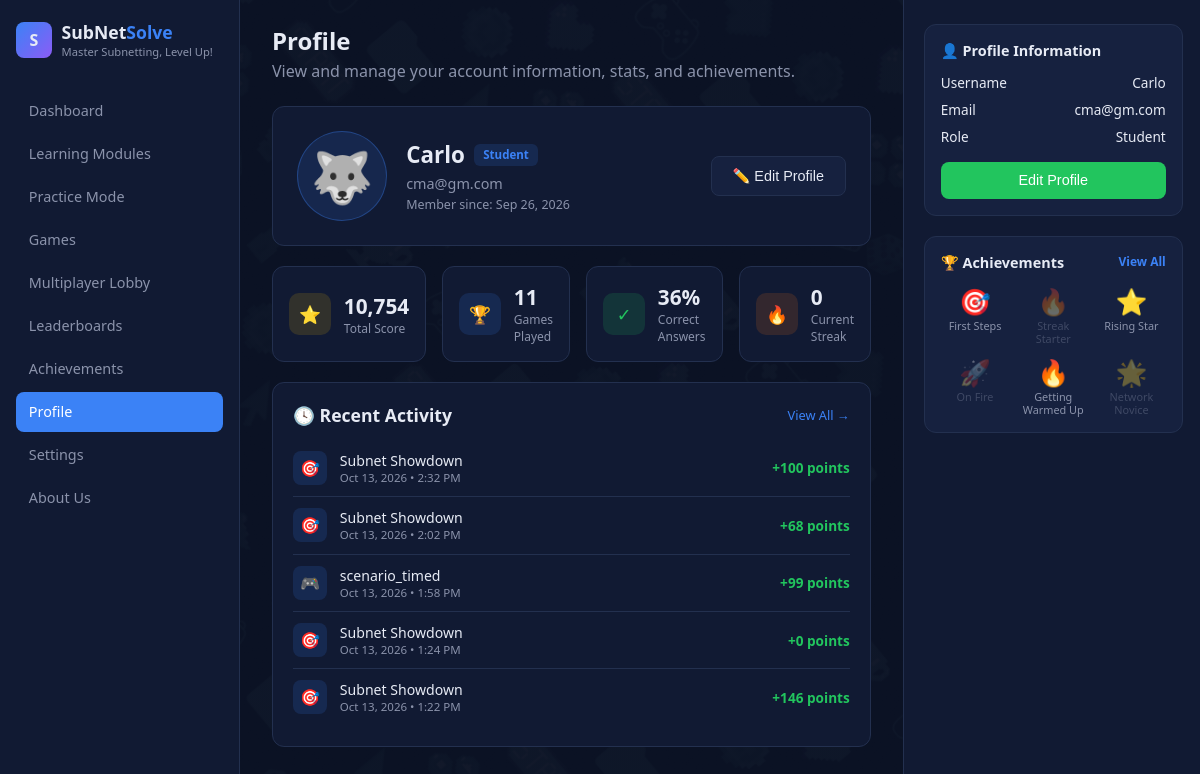
Page /profile.php (signed in) on the earlier database version.
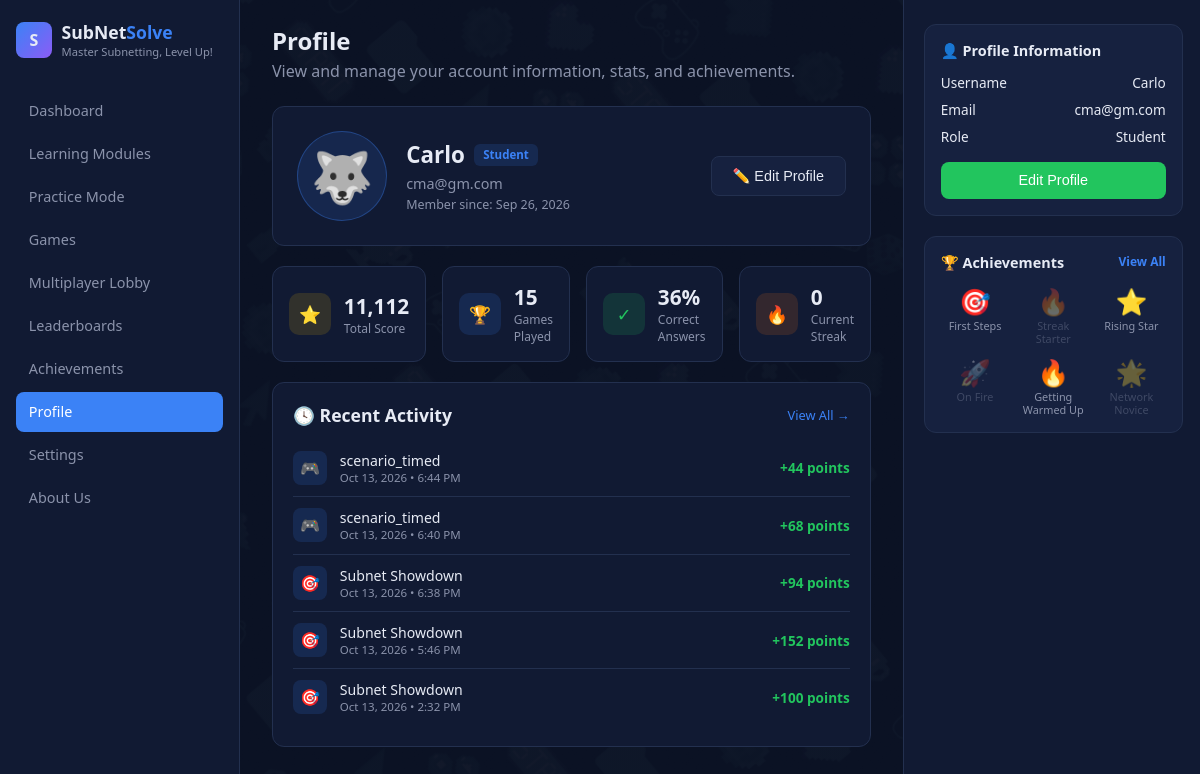
Same page on the later database version.
### tables this page shows
CREATE TABLE `user_progress` (
  `user_id` int(11) NOT NULL,
  `level` int(11) NOT NULL DEFAULT 1,
  `career_xp` int(11) NOT NULL DEFAULT 0,
  `total_xp` int(11) NOT NULL DEFAULT 0,
  `xp_to_next_level` int(11) NOT NULL DEFAULT 500,
  `lessons_completed` int(11) NOT NULL DEFAULT 0,
  `quizzes_completed` int(11) NOT NULL DEFAULT 0,
  `total_correct` int(11) NOT NULL DEFAULT 0,
  `total_wrong` int(11) NOT NULL DEFAULT 0,
  `current_streak` int(11) NOT NULL DEFAULT 0,
  `last_activity_date` date DEFAULT NULL,
  `last_daily_challenge_date` date DEFAULT NULL
);

CREATE TABLE `scores` (
  `id` int(11) NOT NULL,
  `user_id` int(11) NOT NULL,
  `match_id` int(11) DEFAULT NULL,
  `game_type` varchar(50) NOT NULL DEFAULT 'general',
  `points` int(11) NOT NULL DEFAULT 0,
  `played_at` datetime NOT NULL,
  `correct_count` int(11) NOT NULL DEFAULT 0
);

CREATE TABLE `badges` (
  `id` int(11) NOT NULL,
  `code` varchar(50) NOT NULL,
  `name` varchar(100) NOT NULL,
  `description` varchar(255) NOT NULL,
  `icon` varchar(10) NOT NULL,
  `criteria_type` varchar(30) NOT NULL,
  `criteria_value` int(11) NOT NULL
);

### profile.php (the view, shortened to what the changed rows need)
<?php
require "config.php";
$userId = $_SESSION["user_id"];
function load_user($conn, $userId) {
    $stmt = mysqli_prepare($conn, "SELECT username, email, avatar, is_admin, created_at FROM users WHERE id = ?");
    mysqli_stmt_bind_param($stmt, "i", $userId);
    mysqli_stmt_execute($stmt);
    return mysqli_stmt_get_result($stmt)->fetch_assoc();
}
$user = load_user($conn, $userId);
$progStmt = mysqli_prepare($conn, "SELECT career_xp, quizzes_completed, total_correct, total_wrong, current_streak FROM user_progress WHERE user_id = ?");
mysqli_stmt_bind_param($progStmt, "i", $userId);
mysqli_stmt_execute($progStmt);
$prog = mysqli_stmt_get_result($progStmt)->fetch_assoc() ?: ["career_xp"=>0,"quizzes_completed"=>0,"total_correct"=>0,"total_wrong"=>0,"current_streak"=>0];
$totalAnswers = $prog["total_correct"] + $prog["total_wrong"];
$correctPct = $totalAnswers > 0 ? round(($prog["total_correct"] / $totalAnswers) * 100) : 0;
$showAll = isset($_GET["activity"]) && $_GET["activity"] === "all";
$limit = $showAll ? 20 : 5;
$activityResult = mysqli_query($conn, "SELECT game_type, points, played_at FROM scores WHERE user_id = $userId ORDER BY played_at DESC LIMIT $limit");
$gameLabels = [
    "subnet_dissect_practice" => ["Dissect an IP Address (Practice)", "🌐"],
    "subnet_dissect_timed"    => ["Dissect an IP Address (Timed)", "🌐"],
    "binary_practice"         => ["Binary Game (Practice)", "01"],
    "binary_game"             => ["Binary Game (Timed)", "01"],
    "showdown_practice"       => ["Subnet Showdown (Practice)", "🎯"],
    "showdown_timed"          => ["Subnet Showdown", "🎯"],
    "multiplayer_1v1"         => ["1v1 Multiplayer Match", "⚔️"],
];
$badgesResult = mysqli_query($conn, "SELECT * FROM badges ORDER BY criteria_value LIMIT 6");
$earnedStmt = mysqli_prepare($conn, "SELECT badge_id FROM user_badges WHERE user_id = ?");
mysqli_stmt_bind_param($earnedStmt, "i", $userId);
mysqli_stmt_execute($earnedStmt);
$earnedIds = array_column(mysqli_stmt_get_result($earnedStmt)->fetch_all(MYSQLI_ASSOC), "badge_id");
?>
<!DOCTYPE html>
<html lang="en">
<head>
    <link rel="stylesheet" href="dash.css">
    <link rel="stylesheet" href="game.css">
</head>
<body>
<div class="layout">
    <aside class="sidebar">
        <div class="brand">
            <div>
                <h1>SubNet<span>Solve</span></h1>
            </div>
        </div>
    </aside>
    <main class="main">
        <div class="welcome">
            <h2>Profile</h2>
        </div>
        <div class="profile-hero">
            <div class="profile-hero-left">
                <div>
                    <div class="name-row">
                        <h2><?= htmlspecialchars($user["username"]) ?></h2>
                    </div>
                </div>
            </div>
        </div>
        <div class="stat-grid-4">
            <div class="stat-card">
                <div><div class="value"><?= number_format($prog["career_xp"]) ?></div><div class="label">Total Score</div></div>
            </div>
            <div class="stat-card">
                <div><div class="value"><?= $prog["quizzes_completed"] ?></div><div class="label">Games Played</div></div>
            </div>
            <div class="stat-card">
                <div><div class="value"><?= $correctPct ?>%</div><div class="label">Correct Answers</div></div>
            </div>
            <div class="stat-card">
                <div><div class="value"><?= $prog["current_streak"] ?></div><div class="label">Current Streak</div></div>
            </div>
        </div>
        <div class="explore-panel">
            <?php if (mysqli_num_rows($activityResult) === 0): ?>
                <p style="color:var(--text-dim); font-size:0.85rem;">No activity yet — play a game to see it here.</p>
            <?php else: ?>
                <?php while ($a = mysqli_fetch_assoc($activityResult)):
                    $meta = $gameLabels[$a["game_type"]] ?? [$a["game_type"], "🎮"];
                ?>
                    <div class="activity-list-row">
                        <div class="icon-box" style="background:rgba(59,130,246,0.15); color:var(--blue);"><?= $meta[1] ?></div>
                        <div>
                            <div class="title"><?= htmlspecialchars($meta[0]) ?></div>
                            <div class="time"><?= date("M j, Y • g:i A", strtotime($a["played_at"])) ?></div>
                        </div>
                        <div class="points">+<?= $a["points"] ?> points</div>
                    </div>
                <?php endwhile; ?>
            <?php endif; ?>
        </div>
    </main>
    <aside class="right-col">
        <div class="panel-box">
            <div style="display:grid; grid-template-columns:repeat(3,1fr); gap:0.6rem;">
                <?php while ($b = mysqli_fetch_assoc($badgesResult)):
                    $earned = in_array($b["id"], $earnedIds);
                ?>
                    <div style="text-align:center; opacity:<?= $earned ? "1" : "0.35" ?>;">
                        <div style="font-size:1.6rem;"><?= $b["icon"] ?></div>
                        <div style="font-size:0.68rem; color:var(--text-dim); line-height:1.2;"><?= htmlspecialchars($b["name"]) ?></div>
                    </div>
                <?php endwhile; ?>
            </div>
        </div>
    </aside>
</div>
</body>
</html>

Differences in the rows shown:
no longer on this page (row unchanged): scores: game_type "🎯", game_type "Subnet Showdown", played_at "Oct 13, 2026 • 2:02 PM", points "68"
no longer on this page (row unchanged): scores: game_type "🎮", game_type "scenario_timed", played_at "Oct 13, 2026 • 1:58 PM", points "99"
no longer on this page (row unchanged): scores: game_type "🎯", game_type "Subnet Showdown", played_at "Oct 13, 2026 • 1:24 PM", points "0"
no longer on this page (row unchanged): scores: game_type "🎯", game_type "Subnet Showdown", played_at "Oct 13, 2026 • 1:22 PM", points "146"
changed user_progress: career_xp "10,754" → "11,112"; quizzes_completed "11" → "15"
added scores: game_type "🎮", game_type "scenario_timed", played_at "Oct 13, 2026 • 6:44 PM", points "44"
added scores: game_type "🎮", game_type "scenario_timed", played_at "Oct 13, 2026 • 6:40 PM", points "68"
added scores: game_type "🎯", game_type "Subnet Showdown", played_at "Oct 13, 2026 • 6:38 PM", points "94"
added scores: game_type "🎯", game_type "Subnet Showdown", played_at "Oct 13, 2026 • 5:46 PM", points "152"
